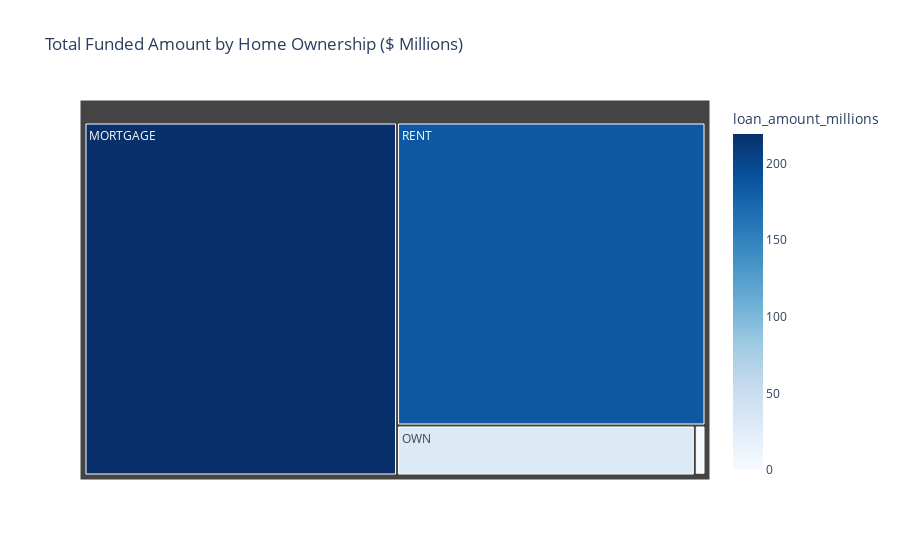

Here is the notebook cell this chart was saved with:
### Markdown cell above
### Home Ownership Analysis for Total Funded Amount

### Code cell
home_funding =  df.groupby('home_ownership')['loan_amount'].sum().reset_index()
home_funding['loan_amount_millions']= home_funding['loan_amount']/1000000

fig = px.treemap(
    home_funding,
    path=['home_ownership'],
    values='loan_amount_millions',
    color='loan_amount_millions',
    color_continuous_scale='blues',
    title="Total Funded Amount by Home Ownership ($ Millions)"
)
fig.show()

### Figure 1 — Plotly figure (JSON) as saved in the notebook; plotly's stock layout.template omitted (floating-point values rounded to 4 significant figures)
{"data": [{"branchvalues": "total", "customdata": [[219.3], [0.0168], [1.045], [29.6], [185.8]], "domain": {"x": [0, 1], "y": [0, 1]}, "hovertemplate": "labels=%{label}<br>loan_amount_millions_sum=%{value}<br>parent=%{parent}<br>id=%{id}<br>loan_amount_millions=%{color}<extra></extra>", "ids": ["MORTGAGE", "NONE", "OTHER", "OWN", "RENT"], "labels": ["MORTGAGE", "NONE", "OTHER", "OWN", "RENT"], "marker": {"coloraxis": "coloraxis", "colors": [219.3, 0.0168, 1.045, 29.6, 185.8]}, "name": "", "parents": ["", "", "", "", ""], "type": "treemap", "values": [219.3, 0.0168, 1.045, 29.6, 185.8]}], "layout": {"coloraxis": {"colorbar": {"title": {"text": "loan_amount_millions"}}, "colorscale": [[0, "rgb(247,251,255)"], [0.125, "rgb(222,235,247)"], [0.25, "rgb(198,219,239)"], [0.375, "rgb(158,202,225)"], [0.5, "rgb(107,174,214)"], [0.625, "rgb(66,146,198)"], [0.75, "rgb(33,113,181)"], [0.875, "rgb(8,81,156)"], [1, "rgb(8,48,107)"]]}, "legend": {"tracegroupgap": 0}, "title": {"text": "Total Funded Amount by Home Ownership ($ Millions)"}}}
